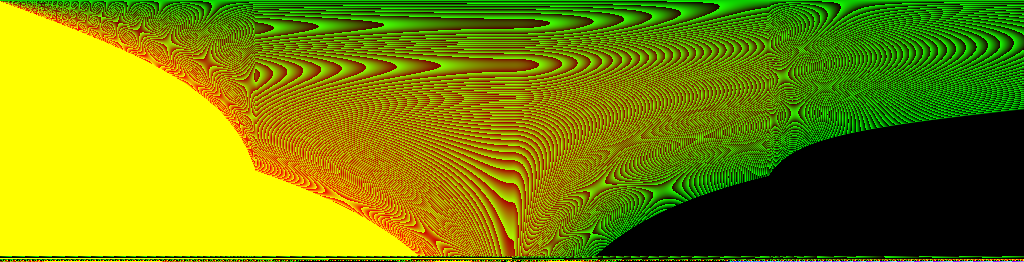
#> input picture modules/background/shaders/blackhole-lut.png, 1024 x 262 px
$ python bh_ringdiff.py --ref ../shaders/blackhole-lut.png
#> lines starting #> are read from the running program, lines starting #| are printed output that depends on the picture
#!/usr/bin/env python3
"""Measured diff between the owner's reference black hole and ours.

Both images are reduced to the SAME frame -- shadow centred, shadow radius
normalised to RN px -- then measured, so every number below is comparable:

  extentMajor        disk half-length along the projected major axis, in Rh
  tipHalfHeight      vertical half-thickness at .8*extent, in Rh   (thin ellipse?)
  midHalfHeight      same at .45*extent
  aspect             tipHalfHeight/extent -- the ellipse's squash
  topArcThickness    radial thickness of the bright band over the shadow, in Rh
  photonRadius       radius of the sharp inner light edge above the shadow, in Rh
  nearStripY         signed height of the front crossing below centre, in Rh
  nearStripPeak      its peak linear luminance
  dopplerRatio       mean light left-of-centre / right-of-centre
  q50/q90/q99/q999   linear-luminance percentiles over lit pixels
  footprint          fraction of the frame above 1% of the cap
  rimRagged          high-frequency energy along an azimuthal ring (smooth<->filamentary)
  cctInner/cctOuter  R/B ratio at .25 and .85 of the extent (warm = high)
  whiteFrac          fraction of disk light within 12% of neutral (the white band)

Usage:
  python3 bh_ringdiff.py --ref ~/Downloads/LocalSend/wallpaper.png \
      --out ~/namealle/claude/caelestia/starfield-v2/evidence/v7-ring --tag v7
  python3 bh_ringdiff.py ... --override '{"disk":{"falloff":3}}'
"""
import argparse
import json
import os
import sys

import numpy as np
from PIL import Image

sys.path.insert(0, os.path.dirname(os.path.abspath(__file__)))
import bh_probe

RN = 160.0          # normalised shadow radius, px
HALF_W, HALF_H = 7.0, 4.0   # normalised frame, in Rh
LUM = np.array([0.2126, 0.7152, 0.0722], dtype=np.float32)


def to_linear(a):
    a = a.astype(np.float32) / 255.0
    return np.where(a <= 0.04045, a / 12.92, ((a + 0.055) / 1.055) ** 2.4)
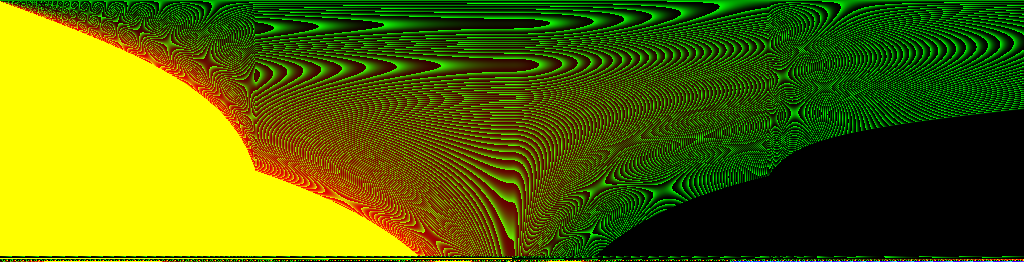
#> returned value: shape (262, 1024, 3) float32; mean of channels 0, 1, 2 0.349, 0.414, 0.00109; drawn as R, G, B


def to_srgb(a):
    a = np.clip(a, 0, 1)
    return np.where(a <= 0.0031308, 12.92 * a, 1.055 * a ** (1 / 2.4) - 0.055)


def lum(rgb):
    return rgb @ LUM
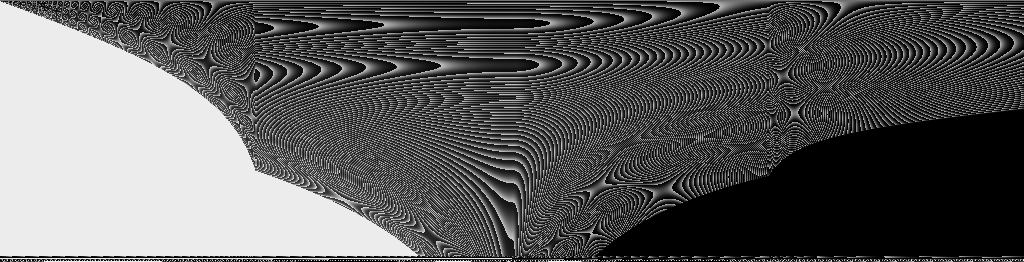
#> returned value: shape (262, 1024) float32; min 0, max 0.928, mean 0.371


def box_min(a, k):
    """Separable running minimum, radius k. Kills stars without scipy."""
#> called with k = 3
    for axis in (0, 1):
        a = np.moveaxis(a, axis, 0)
        p = np.pad(a, ((k, k),) + ((0, 0),) * (a.ndim - 1), mode="edge")
        a = np.min(np.stack([p[i:i + a.shape[0]] for i in range(2 * k + 1)]), 0)
        a = np.moveaxis(a, 0, axis)
#> this loop made 2 passes
#> pass 1, in box_min, `p = np.pad(a, ((k, k),) + ((0, 0),) * (a.ndim - 1), mode="edge")`:
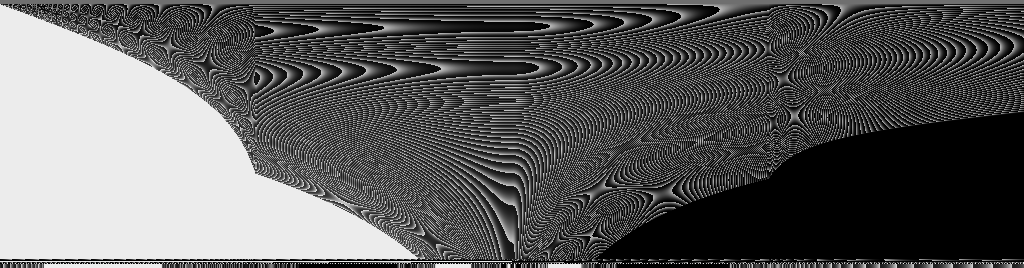
#> p: shape (268, 1024) float32; min 0, max 0.928, mean 0.371
#> after the loop:
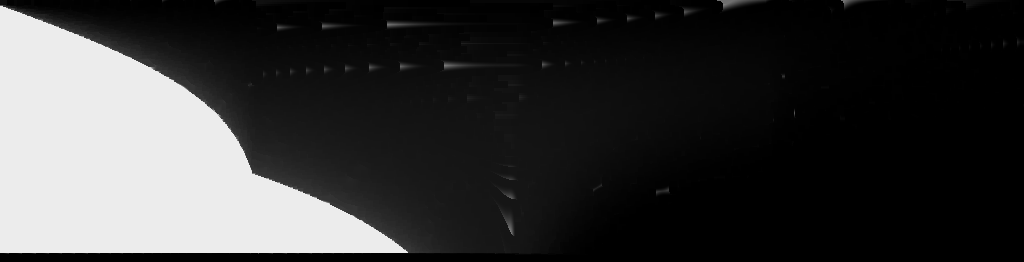
#> a: shape (262, 1024) float32; min 0, max 0.928, mean 0.221
    return a


def box_max(a, k):
#> called with k = 3
    for axis in (0, 1):
        a = np.moveaxis(a, axis, 0)
        p = np.pad(a, ((k, k),) + ((0, 0),) * (a.ndim - 1), mode="edge")
        a = np.max(np.stack([p[i:i + a.shape[0]] for i in range(2 * k + 1)]), 0)
        a = np.moveaxis(a, 0, axis)
#> this loop made 2 passes
#> pass 2, in box_max, `a = np.moveaxis(a, axis, 0)`:
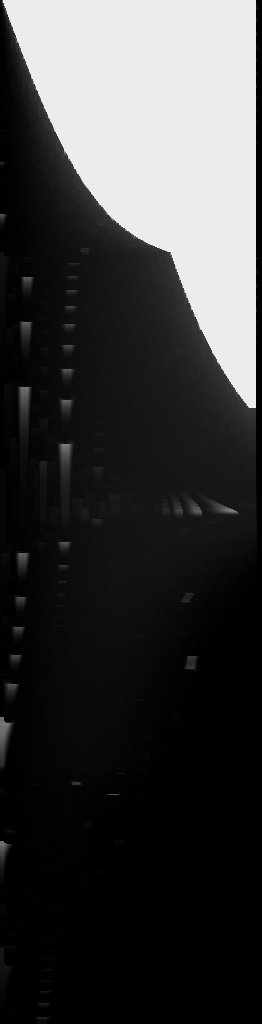
#> a: shape (1024, 262) float32; min 0, max 0.928, mean 0.232
    return a


def destar(rgb, k=5):
    """Grey opening: stars (a few px, isolated) vanish, the disk survives."""
    l = lum(rgb)
    keep = box_max(box_min(l, k), k)
    scale = np.where(l > 1e-6, np.minimum(1.0, keep / np.maximum(l, 1e-6)), 1.0)
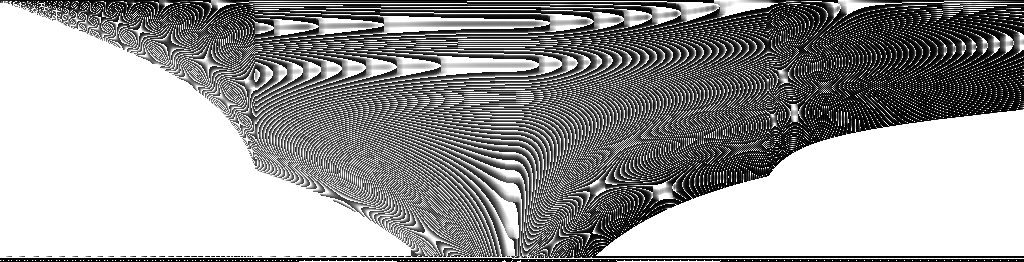
#> scale: shape (262, 1024) float32; min 0, max 1, mean 0.613
    return rgb * scale[..., None]
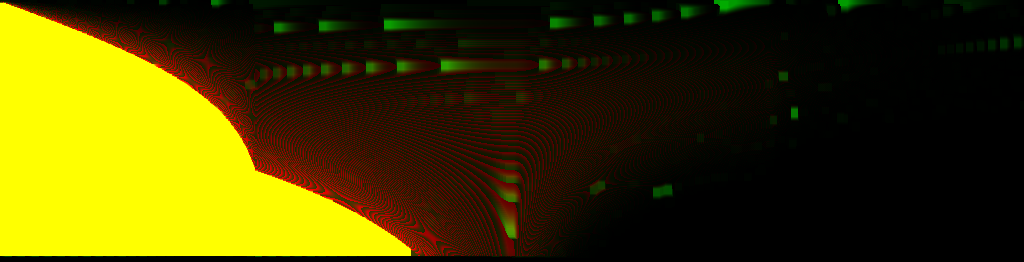
#> returned value: shape (262, 1024, 3) float32; mean of channels 0, 1, 2 0.28, 0.25, 0; drawn as R, G, B


_ANG = np.linspace(0, 2 * np.pi, 72, endpoint=False)
_COS, _SIN = np.cos(_ANG), np.sin(_ANG)


def _sample(l, x, y):
    h, w = l.shape
    x = np.clip(x, 0, w - 2)
    y = np.clip(y, 0, h - 2)
    x0, y0 = x.astype(np.int32), y.astype(np.int32)
    fx, fy = x - x0, y - y0
    return ((l[y0, x0] * (1 - fx) + l[y0, x0 + 1] * fx) * (1 - fy)
            + (l[y0 + 1, x0] * (1 - fx) + l[y0 + 1, x0 + 1] * fx) * fy)


def _hole_score(l, cx, cy, radii):
    """Score every candidate radius at one centre by sampling two concentric
    rings of 72 azimuths. The outer ring uses its 25th PERCENTILE, not its mean,
    so a circle that only catches the bright top arc cannot win: the light has
    to surround the shadow the way it does in both images."""
    r = np.asarray(radii, np.float32)[:, None]
    inner = np.stack([_sample(l, cx + f * r * _COS, cy - f * r * _SIN)
                      for f in (0.45, 0.70, 0.88)]).mean(0)
    outer = np.stack([_sample(l, cx + f * r * _COS, cy - f * r * _SIN)
                      for f in (1.10, 1.22, 1.36)]).mean(0)
    return np.percentile(outer, 25, axis=1) - 3.0 * inner.mean(1)


def find_hole(l, scale_hint=None):
    """(cx, cy, R) of the shadow: the circle whose interior is darkest and whose
    surrounding annulus is brightest. Searched on a <=400 px proxy, then the
    result is scaled back, so a 2752 px reference costs a couple of seconds."""
    h, w = l.shape
#> h = 262; w = 1024
    k = min(1.0, 400.0 / w)
#> k = 0.391
    if k < 1.0:
        small = np.asarray(Image.fromarray(l).resize(
            (int(w * k), int(h * k)), Image.BILINEAR), dtype=np.float32)
    else:
        small = l
    sh, sw = small.shape
#> sh = 102; sw = 400
    ys, xs = np.mgrid[0:sh, 0:sw].astype(np.float32)
    bright = small > np.quantile(small, 0.999)
#> bright: shape (102, 400) bool; every value is 0
    cx, cy = float(xs[bright].mean()), float(ys[bright].mean())
#> cx = nan; cy = nan
    r0 = sw * 0.05
#> r0 = 20
    radii = r0 * np.linspace(0.35, 2.4, 100)
#> radii = 100 values from 7 to 48
    for span, step in ((10, sw / 40.0), (8, sw / 200.0), (8, sw / 900.0)):
        best, arg = -1e9, (cx, cy, r0)
        for dx in np.linspace(-span * step, span * step, 2 * span + 1):
            for dy in np.linspace(-span * step, span * step, 2 * span + 1):
                sc = _hole_score(small, cx + dx, cy + dy, radii)
                i = int(np.argmax(sc))
                if sc[i] > best:
                    best, arg = sc[i], (cx + dx, cy + dy, float(radii[i]))
        cx, cy, r0 = arg
        radii = r0 * np.linspace(0.90, 1.11, 50)
#> this loop made 1 pass
    fit = edge_fit(small, cx, cy, r0)
    if fit and 0.75 < fit[2] / r0 < 1.35:
        cx, cy, r0 = fit
    return (cx / k, cy / k, r0 / k)


# [220 lines left out: functions edge_fit, normalise, find_angle, ray, column, measure, not called in this run]


KEYS = ["posAngle", "extentMajor", "extentL", "extentR", "midHalfHeight",
        "outHalfHeight", "tipHalfHeight", "aspect", "topArcInner", "topArcOuter",
        "topArcThickness", "topArcPeak", "photonRadius", "nearStripY",
        "nearStripHeight", "nearStripPeak", "shadowLit", "dopplerRatio", "peak",
        "q50", "q90", "q99", "q999", "footprint", "rimRagged", "cctInner",
        "cctOuter", "whiteFrac"]


# [29 lines left out: functions table, compose, not called in this run]


_REF = {}


def reference(path=None):
    """Normalised reference frame + its measurements, computed once."""
    path = path or os.path.expanduser("~/Downloads/LocalSend/wallpaper.png")
    if path not in _REF:
        ref = to_linear(np.asarray(Image.open(path).convert("RGB")))
        ref = destar(ref, k=max(3, ref.shape[1] // 400))
        hole = find_hole(lum(ref))
        ang = find_angle(ref, hole)
        n = normalise(ref, hole, ang)
        m = measure(n)
        m["posAngle"] = ang
        _REF[path] = (n, m, hole, ang)
    return _REF[path]


# [10 lines left out: function evaluate, not called in this run]


def main():
    ap = argparse.ArgumentParser()
    ap.add_argument("--ref", default=os.path.expanduser("~/Downloads/LocalSend/wallpaper.png"))
    ap.add_argument("--out", default=os.path.expanduser(
        "~/namealle/claude/caelestia/starfield-v2/evidence/v7-ring"))
    ap.add_argument("--tag", default="ours")
    ap.add_argument("--preset", default="target")
    ap.add_argument("--override", default="{}")
    ap.add_argument("--width", type=int, default=1376)
    ap.add_argument("--height", type=int, default=768)
    ap.add_argument("--phase", type=float, default=0.0)
    ap.add_argument("--no-image", action="store_true")
    a = ap.parse_args()

    refN, mr, hole, refAng = reference(a.ref)
    oursN, mo = evaluate(json.loads(a.override), a.preset, a.width, a.height, a.phase)
    rh = bh_probe.render.last_rh
    print("reference hole: centre (%.1f, %.1f) radius %.1f px, major axis %+.1f deg"
          % (hole + (refAng,)))
    print("ours: Rh %.2f px at %dx%d, major axis %+.1f deg"
          % (rh, a.width, a.height, mo["posAngle"]))
    print(table(mr, mo, a.tag))
    if not a.no_image:
        os.makedirs(os.path.dirname(a.out), exist_ok=True)
        compose(refN, oursN, a.out + "-%s.png" % a.tag)
        print("\nwrote %s-%s.png" % (a.out, a.tag))
    json.dump({"ref": mr, a.tag: mo, "hole": hole, "rh": rh},
              open(a.out + "-%s.json" % a.tag, "w"), indent=1)


if __name__ == "__main__":
#> (the run stopped early here; a loop or call above may not have finished)
